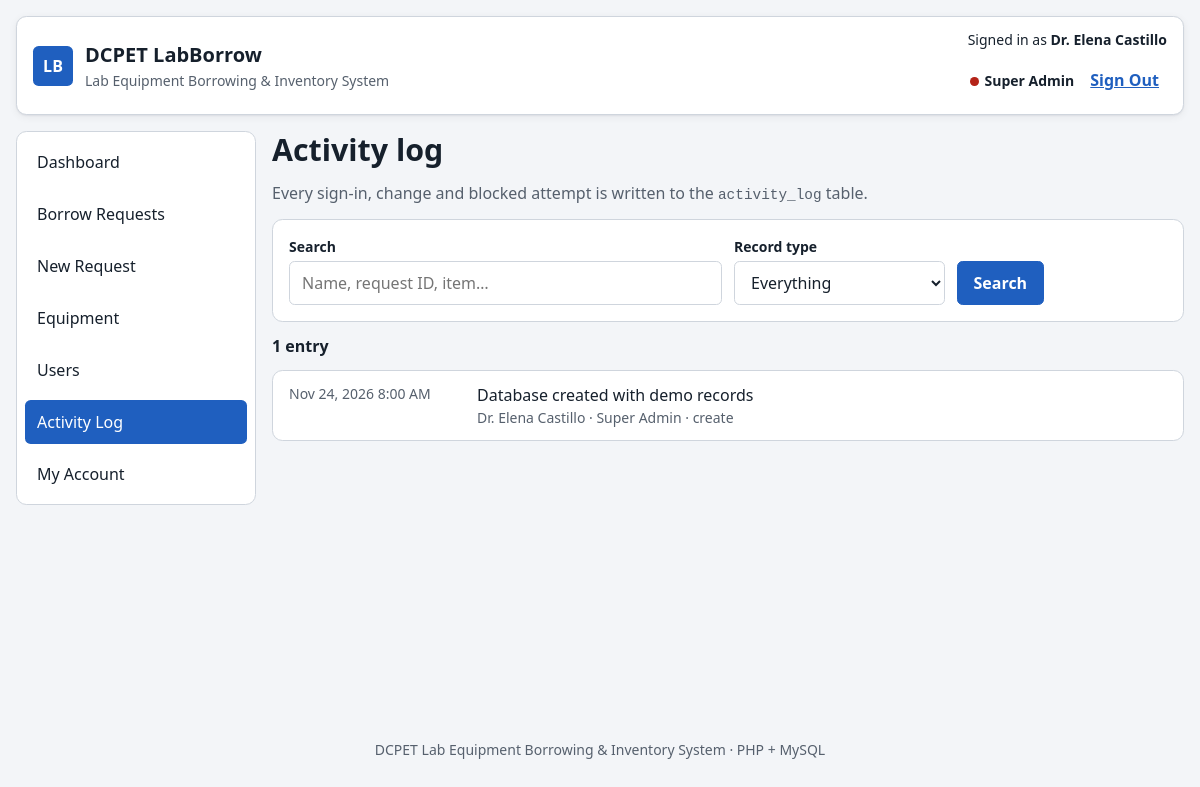
Screenshot of /activity.php (signed in) with the database file from the repository.
### tables this page shows
CREATE TABLE users (
  id             INT UNSIGNED AUTO_INCREMENT PRIMARY KEY,
  school_id      VARCHAR(20)  NOT NULL UNIQUE,
  full_name      VARCHAR(100) NOT NULL,
  email          VARCHAR(120) NOT NULL UNIQUE,
  password_hash  VARCHAR(255) NOT NULL,
  role           ENUM('super_admin','admin','user') NOT NULL DEFAULT 'user',
  borrower_type  ENUM('Student','Faculty','Staff') NOT NULL DEFAULT 'Student',
  is_active      TINYINT(1)   NOT NULL DEFAULT 1,
  last_login_at  DATETIME     NULL,
  created_at     DATETIME     NOT NULL DEFAULT CURRENT_TIMESTAMP,
  updated_at     DATETIME     NOT NULL DEFAULT CURRENT_TIMESTAMP ON UPDATE CURRENT_TIMESTAMP,
  INDEX idx_users_role (role)
);

CREATE TABLE activity_log (
  id           INT UNSIGNED AUTO_INCREMENT PRIMARY KEY,
  user_id      INT UNSIGNED NULL,
  action       VARCHAR(30)  NOT NULL,
  entity_type  VARCHAR(30)  NOT NULL,
  entity_id    INT UNSIGNED NULL,
  summary      VARCHAR(255) NOT NULL,
  created_at   DATETIME NOT NULL DEFAULT CURRENT_TIMESTAMP,
  CONSTRAINT fk_activity_user FOREIGN KEY (user_id) REFERENCES users(id) ON DELETE SET NULL,
  INDEX idx_activity_created (created_at)
);

### includes/helpers.php (called while the page is built, shortened)
<?php
function e($value): string
{
    return htmlspecialchars((string) $value, ENT_QUOTES, 'UTF-8');
}
function input(string $key, $default = '')
{
    $value = $_POST[$key] ?? $_GET[$key] ?? $default;
    return is_string($value) ? trim($value) : $value;
}
function fmt_datetime(?string $iso): string
{
    return date('M j, Y g:i A', strtotime($iso));
}

### includes/db.php (called while the page is built, shortened)
<?php
function db(): PDO
{
    static $pdo = null;
    if ($pdo === null) {
        $dsn = 'mysql:host=' . DB_HOST . ';port=' . DB_PORT . ';dbname=' . DB_NAME . ';charset=utf8mb4';
        try {
            $pdo = new PDO($dsn, DB_USER, DB_PASS, [
                PDO::ATTR_ERRMODE => PDO::ERRMODE_EXCEPTION,
                PDO::ATTR_DEFAULT_FETCH_MODE => PDO::FETCH_ASSOC,
                PDO::ATTR_EMULATE_PREPARES => false,
            ]);
            $pdo->exec("SET time_zone = '+08:00'");
        } catch (PDOException $e) {
            http_response_code(500);
            echo '<!doctype html><meta charset="utf-8"><title>Database unavailable</title>'
                . '<body style="font-family:system-ui;padding:2rem;max-width:40rem">'
                . '<h1>Can’t reach the database</h1>'
                . '<p>Start MySQL in the XAMPP Control Panel and import <code>database/labborrow_db.sql</code> in phpMyAdmin, then reload this page.</p>'
                . '<p style="color:#56606d">' . htmlspecialchars($e->getMessage()) . '</p></body>';
            exit;
        }
    }
    return $pdo;
}
function db_all(string $sql, array $params = []): array
{
    $stmt = db()->prepare($sql);
    $stmt->execute($params);
    return $stmt->fetchAll();
}
function db_one(string $sql, array $params = []): ?array
{
    $stmt = db()->prepare($sql);
    $stmt->execute($params);
    $row = $stmt->fetch();
    return $row === false ? null : $row;
}
function db_value(string $sql, array $params = [])
{
    $stmt = db()->prepare($sql);
    $stmt->execute($params);
    return $stmt->fetchColumn();
}

### includes/auth.php (called while the page is built, shortened)
<?php
require_once __DIR__ . '/db.php';
require_once __DIR__ . '/helpers.php';
function current_user(): ?array
{
    static $user = false;
    if ($user === false) {
        $user = null;
        if (!empty($_SESSION['user_id'])) {
            $user = db_one('SELECT * FROM users WHERE id = ? AND is_active = 1', [$_SESSION['user_id']]);
        }
    }
    return $user;
}
function can(string $permission): bool
{
    $user = current_user();
    return $user && in_array($permission, PERMISSIONS[$user['role']] ?? [], true);
}
function require_login(): array
{
    $user = current_user();
    return $user;
}
function require_permission(string $permission): array
{
    $user = require_login();
    return $user;
}

### activity.php (the view, shortened to what this page needs)
<?php
require __DIR__ . '/includes/auth.php';
require_permission('activity.view');
$q = input('q');
$page = max(1, (int) input('page', 1));
$where = [];
$args = [];
$whereSql = $where ? ' WHERE ' . implode(' AND ', $where) : '';
$total = (int) db_value('SELECT COUNT(*) FROM activity_log a LEFT JOIN users u ON u.id = a.user_id' . $whereSql, $args);
$pages = max(1, (int) ceil($total / 20));
$page = min($page, $pages);
$rows = db_all('SELECT a.*, u.full_name, u.role FROM activity_log a LEFT JOIN users u ON u.id = a.user_id'
    . $whereSql . ' ORDER BY a.id DESC LIMIT 20 OFFSET ' . (($page - 1) * 20), $args);
$active_nav = 'activity';
require __DIR__ . '/includes/layout/header.php';
?>
<h1 class="view-title">Activity log</h1>
<p class="view-lead">Every sign-in, change and blocked attempt is written to the <code>activity_log</code> table.</p>
<form class="toolbar" method="get" role="search" aria-label="Search activity">
  <div class="field">
    <label for="q">Search</label>
    <input id="q" name="q" type="search" value="<?= e($q) ?>" placeholder="Name, request ID, item…">
  </div>
  <div class="field">
    <label for="type">Record type</label>
    <select id="type" name="type">
      <option value="ALL">Everything</option>
    </select>
  </div>
  <div class="toolbar-actions">
    <button type="submit" class="btn btn-primary">Search</button>
  </div>
</form>
<p class="result-count" role="status"><?= $total ?> entr<?= $total === 1 ? 'y' : 'ies' ?></p>
<?php if (!$rows): ?>
  <div class="empty-state"><p><strong>No activity matches your search.</strong></p></div>
<?php else: ?>
  <ol class="activity-list">
    <?php foreach ($rows as $a): ?>
      <li>
        <span class="activity-when"><?= fmt_datetime($a['created_at']) ?></span>
        <span><?= e($a['summary']) ?>
          <span class="cell-sub"><?= e($a['full_name'] ?? 'Guest') ?><?= $a['role'] ? ' · ' . e(ROLE_LABELS[$a['role']]) : '' ?> · <?= e($a['action']) ?></span></span>
      </li>
    <?php endforeach; ?>
  </ol>
<?php endif; ?>
<?php require __DIR__ . '/includes/layout/footer.php'; ?>

### includes/layout/header.php (shortened to what this page needs)
<?php
$me = current_user();
$active_nav = $active_nav ?? '';
$nav = [];
if ($me) {
    $nav[] = ['dashboard', 'dashboard.php', 'Dashboard'];
    $nav[] = ['requests', 'requests.php', can('requests.view_all') ? 'Borrow Requests' : 'My Requests'];
    $nav[] = ['new-request', 'requests.php?action=new', 'New Request'];
    $nav[] = ['equipment', 'equipment.php', 'Equipment'];
    if (can('users.manage')) $nav[] = ['users', 'users.php', 'Users'];
    if (can('activity.view')) $nav[] = ['activity', 'activity.php', 'Activity Log'];
    $nav[] = ['account', 'account.php', 'My Account'];
}
?><!DOCTYPE html>
<html lang="en">
<head>
  <link rel="stylesheet" href="css/styles.css">
  <link rel="stylesheet" href="css/app.css">
</head>
<body>
  <div class="app-shell">
    <header class="app-header">
      <div class="brand">
        <span class="brand-mark" aria-hidden="true">LB</span>
        <div>
          <p class="brand-title"><?= e(APP_NAME) ?></p>
          <p class="brand-subtitle">Lab Equipment Borrowing &amp; Inventory System</p>
        </div>
      </div>
      <?php if ($me): ?>
      <section class="session-box" aria-label="Current session">
        <p class="session-text">Signed in as <strong><?= e($me['full_name']) ?></strong></p>
        <div class="session-note">
          <span class="role-tag role-<?= e($me['role']) ?>"><?= e(ROLE_LABELS[$me['role']]) ?></span>
          <form action="logout.php" method="post" class="inline-form">
            <button type="submit" class="link-button">Sign Out</button>
          </form>
        </div>
      </section>
      <?php endif; ?>
    </header>
    <?php if ($me): ?>
    <nav class="primary-nav" id="primary-nav" aria-label="Primary">
      <ul>
        <?php foreach ($nav as [$key, $href, $label]): ?>
          <li><a href="<?= e($href) ?>"<?= $key === $active_nav ? ' aria-current="page"' : '' ?>><?= e($label) ?></a></li>
        <?php endforeach; ?>
      </ul>
    </nav>
    <?php endif; ?>
    <main id="app" tabindex="-1" class="<?= $me ? '' : 'main-solo' ?>">

### css/app.css (style rules this page uses)
.session-note { display: flex; flex-wrap: wrap; gap: var(--space-2); align-items: center; justify-content: flex-end; }
.inline-form { display: inline; margin: 0; }
.link-button { background: none; border: 0; padding: var(--space-1) var(--space-2); min-height: var(--touch-target); color: var(--brand); font: inherit; font-weight: 600; cursor: pointer; text-decoration: underline; }
.role-tag { font-size: var(--text-sm); font-weight: 600; white-space: nowrap; }
.role-tag::before { content: ""; display: inline-block; width: .55rem; height: .55rem; margin-right: .35rem; border-radius: 50%; background: var(--text-muted); }
.role-super_admin::before { background: var(--danger); }
.toolbar-actions { display: flex; gap: var(--space-2); align-items: end; }
.activity-list { list-style: none; margin: 0; padding: 0; background: var(--surface); border: var(--border); border-radius: var(--radius); }
.activity-list li { display: grid; grid-template-columns: 11rem minmax(0, 1fr); gap: var(--space-3); padding: var(--space-3) var(--space-4); }
.activity-when { color: var(--text-muted); font-size: var(--text-sm); }

### rows the page displays
users: full_name "Dr. Elena Castillo", role "Super Admin"
activity_log: created_at "Nov 24, 2026 8:00 AM", summary "Database created with demo records", user.full_name "Dr. Elena Castillo", user.role "Super Admin", action "create"

### other values shown
APP_NAME "DCPET LabBorrow"
$label "Dashboard"
$label "Borrow Requests"
$label "New Request"
$label "Equipment"
$label "Users"
$label "Activity Log"
$label "My Account"
$total "1"
